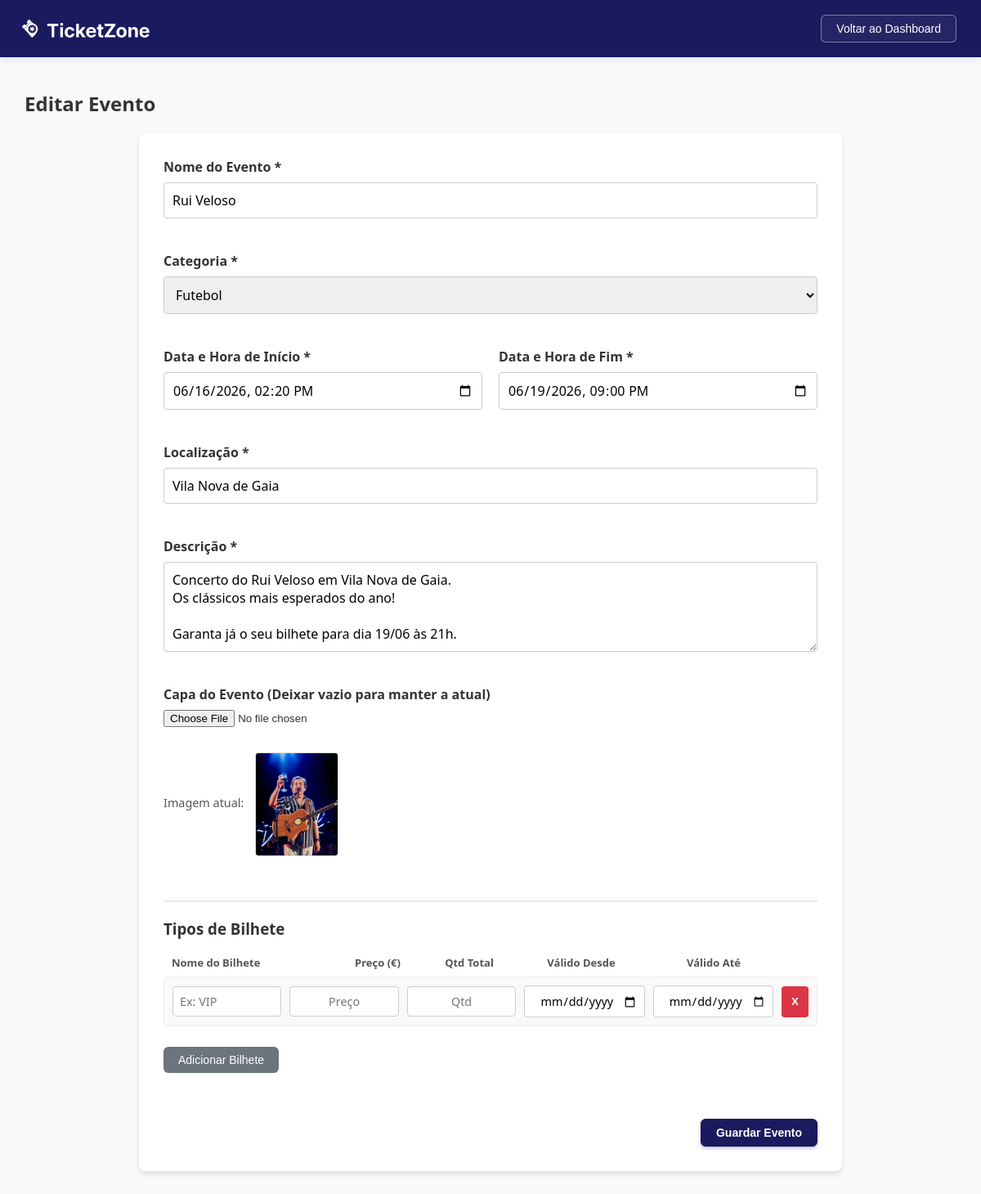
The page /eventos.php?id=7 (signed in) on the database as committed earlier.
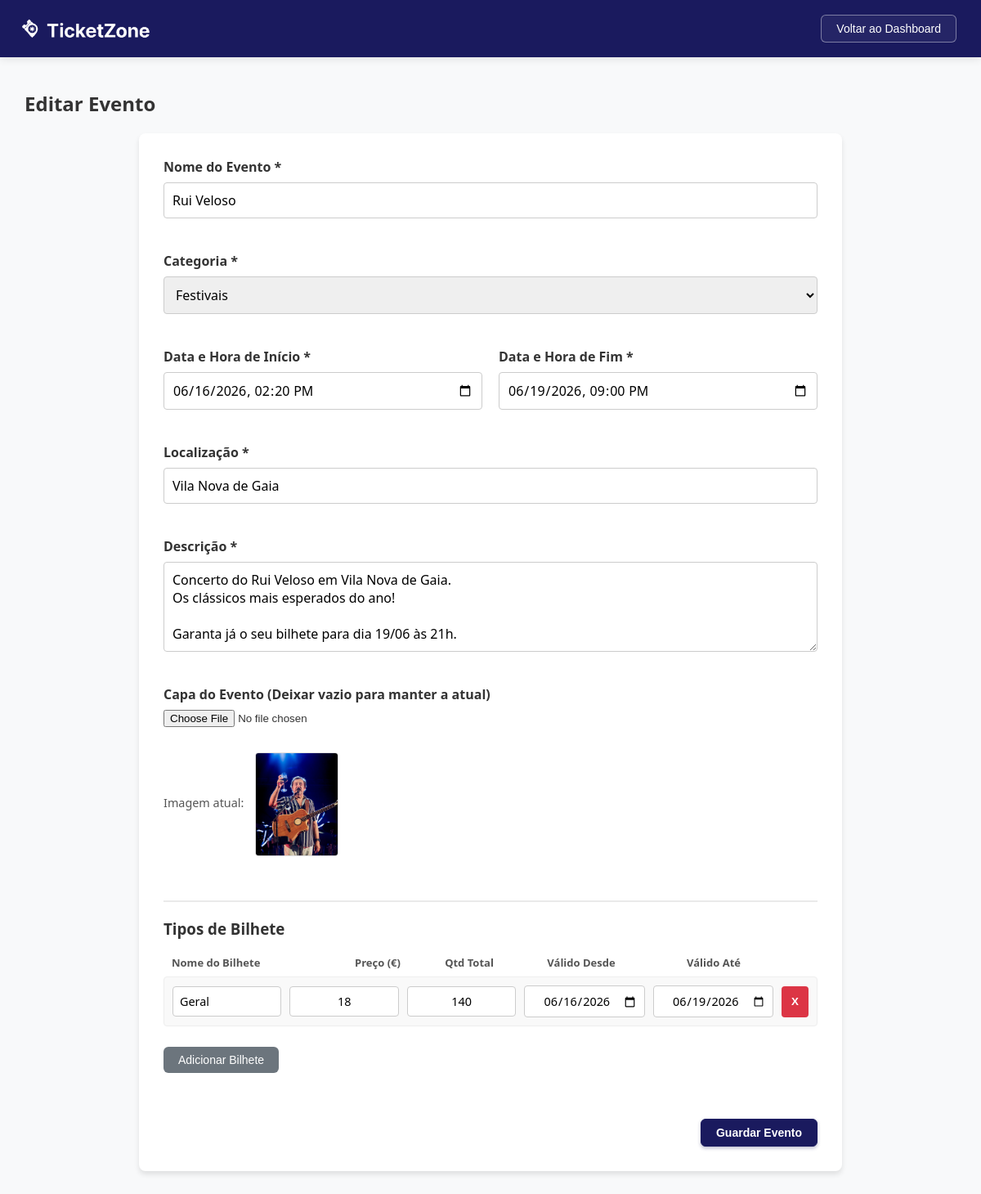
The same page on the database as committed later.
### tables this page shows
CREATE TABLE "eventos" (
            id INTEGER PRIMARY KEY AUTOINCREMENT,
            nome TEXT NOT NULL,
            descricao TEXT,
            data_inicio TEXT NOT NULL,
            data_fim TEXT NOT NULL,
            local TEXT NOT NULL,
            imagem TEXT,
            estado TEXT DEFAULT 'ativo' CHECK(estado IN ('ativo', 'cancelado', 'expirado')),
            id_categoria INTEGER,
            id_admin INTEGER,
            FOREIGN KEY (id_categoria) REFERENCES categorias(id),
            FOREIGN KEY (id_admin) REFERENCES utilizadores(id)
        );

CREATE TABLE categorias (
        id INTEGER PRIMARY KEY AUTOINCREMENT,
        nome TEXT NOT NULL UNIQUE
    );

CREATE TABLE tipos_bilhete (
        id INTEGER PRIMARY KEY AUTOINCREMENT,
        id_evento INTEGER,
        nome TEXT NOT NULL,
        preco REAL NOT NULL,
        qtd_total INTEGER NOT NULL,
        qtd_disponivel INTEGER NOT NULL, data_valido_inicio TEXT DEFAULT '2026-01-01', data_valido_fim TEXT DEFAULT '2026-12-31',
        FOREIGN KEY (id_evento) REFERENCES "eventos"(id) ON DELETE CASCADE
    );

### eventos.php (the view, shortened to what the changed rows need)
<?php
$db = new SQLite3('ticketzone.db');
$categorias_query = $db->query("SELECT id, nome FROM categorias");
$categorias = [];
while ($row = $categorias_query->fetchArray(SQLITE3_ASSOC)) {
    $categorias[] = $row;
}
$modo = 'Criar';
$evento = null;
$bilhetes = [];
if (isset($_GET['id'])) {
    $modo = 'Editar';
    $stmt = $db->prepare("SELECT * FROM eventos WHERE id = :id");
    $stmt->bindValue(':id', $_GET['id'], SQLITE3_INTEGER);
    $result = $stmt->execute();
    $evento = $result->fetchArray(SQLITE3_ASSOC);
    $stmt_bilhetes = $db->prepare("SELECT * FROM tipos_bilhete WHERE id_evento = :id");
    $stmt_bilhetes->bindValue(':id', $_GET['id'], SQLITE3_INTEGER);
    $res_bilhetes = $stmt_bilhetes->execute();
    while ($b = $res_bilhetes->fetchArray(SQLITE3_ASSOC)) {
        $bilhetes[] = $b;
    }
}
?>
<!DOCTYPE html>
<html lang="pt">
<head>
    <link rel="stylesheet" href="styles/admin.css?v=<?= time() ?>">
    <link rel="stylesheet" href="styles/eventos.css">
</head>
<body>
    <main>
        <h2><?= $modo ?> Evento</h2>
        <form action="scripts/processar_evento.php" method="POST" id="formEvento" enctype="multipart/form-data">
            <div class="grupo-form">
                <label for="nome">Nome do Evento *</label>
                <input type="text" id="nome" name="nome" value="<?= $evento ? htmlspecialchars($evento['nome']) : '' ?>">
                <span class="erro-msg" id="erro_nome"></span>
            </div>
            <div class="grupo-form">
                <label for="id_categoria">Categoria *</label>
                <select id="id_categoria" name="id_categoria">
                    <?php foreach ($categorias as $cat): ?>
                        <option value="<?= $cat['id'] ?>" <?= ($evento && $evento['id_categoria'] == $cat['id']) ? 'selected' : '' ?>>
                            <?= htmlspecialchars($cat['nome']) ?>
                        </option>
                    <?php endforeach; ?>
                </select>
                <span class="erro-msg" id="erro_categoria"></span>
            </div>
            <div class="grupo-form duplo">
                <div>
                    <label for="data_inicio">Data e Hora de Início *</label>
                    <input type="datetime-local" id="data_inicio" name="data_inicio" value="<?= $evento ? htmlspecialchars($evento['data_inicio']) : '' ?>">
                    <span class="erro-msg" id="erro_data_inicio"></span>
                </div>
                <div>
                    <label for="data_fim">Data e Hora de Fim *</label>
                    <input type="datetime-local" id="data_fim" name="data_fim" value="<?= $evento ? htmlspecialchars($evento['data_fim']) : '' ?>">
                    <span class="erro-msg" id="erro_data_fim"></span>
                </div>
            </div>
            <div class="grupo-form">
                <label for="local">Localização *</label>
                <input type="text" id="local" name="local" value="<?= $evento ? htmlspecialchars($evento['local']) : '' ?>">
                <span class="erro-msg" id="erro_local"></span>
            </div>
            <div class="grupo-form">
                <label for="descricao">Descrição *</label>
                <textarea id="descricao" name="descricao" rows="4"><?= $evento ? htmlspecialchars($evento['descricao']) : '' ?></textarea>
                <span class="erro-msg" id="erro_descricao"></span>
            </div>
            <div class="grupo-form">
                <?php if ($evento && $evento['imagem']): ?>
                    <p class="img-atual">Imagem atual: <img src="<?= htmlspecialchars($evento['imagem']) ?>" width="100"></p>
                <?php endif; ?>
            </div>
            <div id="container-bilhetes">
                <?php if (empty($bilhetes)): ?>
                    <div class="linha-bilhete">
                        <input type="text" name="bilhete_nome[]" placeholder="Ex: VIP" class="input-bilhete">
                        <input type="number" step="0.01" min="0" name="bilhete_preco[]" placeholder="Preço" class="input-bilhete">
                        <input type="number" min="1" name="bilhete_qtd[]" placeholder="Qtd" class="input-bilhete">
                        <input type="date" name="bilhete_d_ini[]" title="Válido a partir de" class="input-bilhete">
                        <input type="date" name="bilhete_d_fim[]" title="Válido até" class="input-bilhete">
                        <button type="button" class="btn-remover-bilhete" onclick="this.parentElement.remove()">X</button>
                    </div>
                <?php else: ?>
                    <?php foreach ($bilhetes as $b): ?>
                        <div class="linha-bilhete">
                            <input type="text" name="bilhete_nome[]" value="<?= htmlspecialchars($b['nome']) ?>" placeholder="Ex: VIP" class="input-bilhete">
                            <input type="number" step="0.01" min="0" name="bilhete_preco[]" value="<?= $b['preco'] ?>" placeholder="Preço" class="input-bilhete">
                            <input type="number" min="1" name="bilhete_qtd[]" value="<?= $b['qtd_total'] ?>" placeholder="Qtd" class="input-bilhete">
                            <input type="date" name="bilhete_d_ini[]" value="<?= $b['data_valido_inicio'] ?>" class="input-bilhete">
                            <input type="date" name="bilhete_d_fim[]" value="<?= $b['data_valido_fim'] ?>" class="input-bilhete">
                            <button type="button" class="btn-remover-bilhete" onclick="this.parentElement.remove()">X</button>
                        </div>
                    <?php endforeach; ?>
                <?php endif; ?>
            </div>
        </form>
    </main>
</body>
</html>

Rows that differ between the two databases and show on the page:
changed eventos "Rui Veloso": id_categoria "Futebol" → "Festivais"
added tipos_bilhete: nome "Geral", preco "18", qtd_total "140", data_valido_inicio "06/16/2026", data_valido_fim "06/19/2026"
Other text that changed with them:
text no longer shown: "X"
